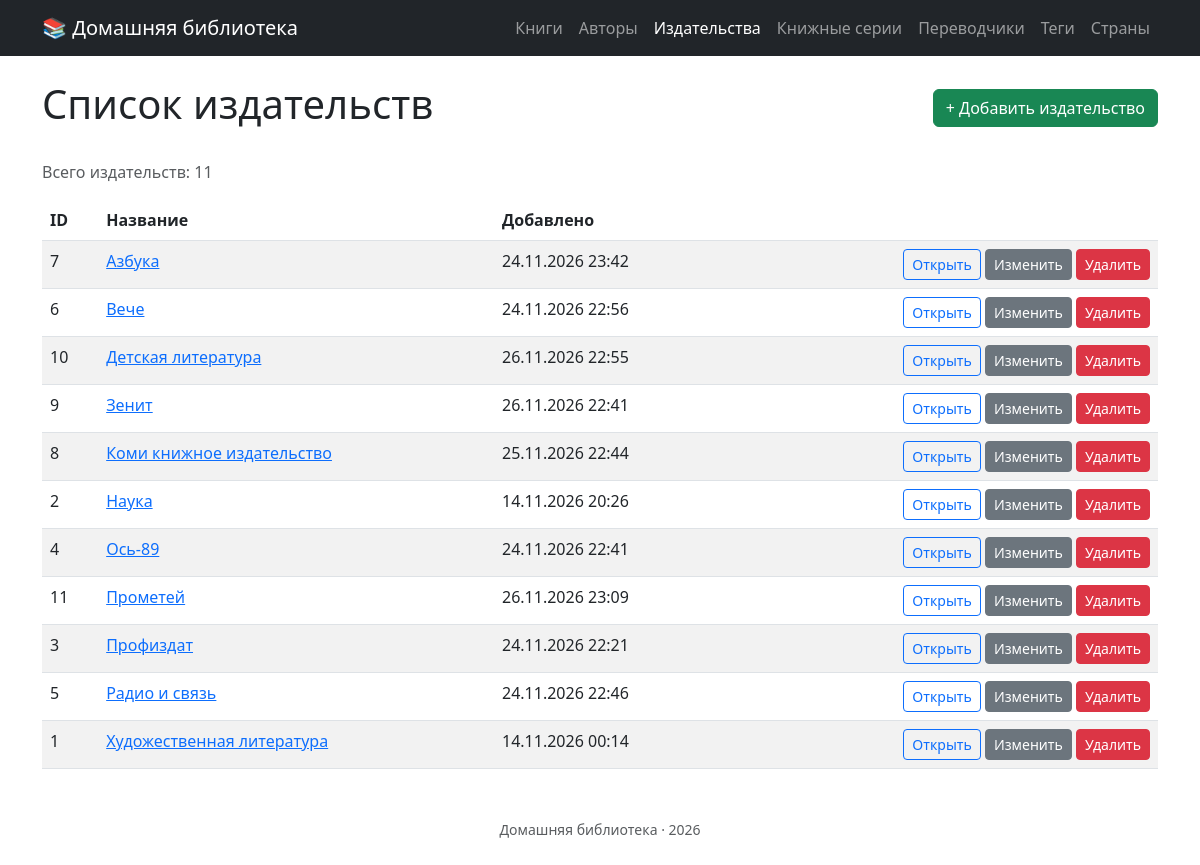
/publishers, run on the app's committed database.
### tables this page shows
CREATE TABLE `publishers` (
  `id` int unsigned NOT NULL AUTO_INCREMENT,
  `name` varchar(200) NOT NULL,
  `description` text,
  `created_at` datetime NOT NULL DEFAULT CURRENT_TIMESTAMP,
  `updated_at` datetime NOT NULL DEFAULT CURRENT_TIMESTAMP ON UPDATE CURRENT_TIMESTAMP,
  PRIMARY KEY (`id`),
  UNIQUE KEY `uq_publishers_name` (`name`)
);

### src/Presentation/View/render.php (called while the page is built, shortened)
<?php
function render(string $template, array $data = []): string
{
    extract($data, EXTR_SKIP);
    require BASE_PATH . "/src/Presentation/View/{$template}.php";
    return ob_get_clean();
}

### src/Presentation/Controller/PublisherController.php (called while the page is built, shortened)
<?php
final class PublisherController
{
    public function index(): void{
        $publishers = $this->publisherRepo->all();
        $total = $this->publisherRepo->count();
        $title = 'Список издательств';
        $data = [
            'publishers' => $publishers,
            'title' => $title,
            'total' => $total,
        ];
        $content = render('publisher/index', $data);
        require BASE_PATH . '/src/Presentation/View/layout.php';
    }
}

### public/index.php (called while the page is built, shortened)
<?php
require BASE_PATH . '/src/Presentation/View/render.php';
$pdo = new \PDO(
    'mysql:host=127.0.0.1;dbname=books;charset=utf8mb4',
    'root',
    '',
    [
        \PDO::ATTR_ERRMODE => \PDO::ERRMODE_EXCEPTION,
        \PDO::ATTR_DEFAULT_FETCH_MODE => \PDO::FETCH_ASSOC,
    ]
);
$bookRepo = new PdoBookRepository($pdo);
$authorRepo = new PdoAuthorRepository($pdo);
$countryRepo = new PdoCountryRepository($pdo);
$publisherRepo = new PdoPublisherRepository($pdo);
$seriesRepo = new PdoSeriesRepository($pdo);
$translatorRepo = new PdoTranslatorRepository($pdo);
$tagRepo = new PdoTagRepository($pdo);
$bookController = new BookController($bookRepo, $authorRepo, $countryRepo, $publisherRepo, $seriesRepo, $translatorRepo, $tagRepo);
$authorController = new AuthorController($bookRepo, $authorRepo);
$countryController = new CountryController($countryRepo);
$publisherController = new PublisherController($publisherRepo, $bookRepo, $authorRepo);
$seriesController = new SeriesController($seriesRepo, $bookRepo, $authorRepo);
$translatorController = new TranslatorController($translatorRepo, $bookRepo, $authorRepo);
$tagController = new TagController($tagRepo, $bookRepo, $authorRepo);
$router = new Router();
$router->get('/', function() {
    $title = 'Главная';
    $content = render('home');
    require BASE_PATH . '/src/Presentation/View/layout.php';
});
$router->get('/books', function() use($bookController){
    $bookController->index();
});
$router->get('/books/create', function () use ($bookController){
    $bookController->create();
});
$router->post('/books', function () use ($bookController) {
    $bookController->store();
});
$router->get('/books/{id}/edit', function ($id) use ($bookController){
    $bookController->edit((int) $id);
});
$router->post('/books/{id}', function ($id) use ($bookController) {
    $bookController->update((int) $id);
});
$router->post('/books/{id}/delete', function ($id) use ($bookController){
    $bookController->delete((int) $id);
});
$router->get('/books/{id}', function ($id) use ($bookController){
    $bookController->show((int) $id);
});
$router->get('/authors', function () use ($authorController) {
    $authorController->index();
});
$router->get('/authors/create', function () use ($authorController){
    $authorController->create();
});
$router->post('/authors', function () use ($authorController) {
    $authorController->store();
});
$router->get('/authors/{id}/edit', function ($id) use ($authorController){
    $authorController->edit((int) $id);
});
$router->post('/authors/{id}', function ($id) use ($authorController) {
    $authorController->update((int) $id);
});
$router->post('/authors/{id}/delete', function ($id) use ($authorController){
    $authorController->delete((int) $id);
});
$router->get('/authors/{id}', function ($id) use ($authorController) {
    $authorController->show((int) $id);
});
$router->get('/countries', function() use($countryController){
    $countryController->index();
});
$router->get('/countries/create', function() use($countryController){
    $countryController->create();
});
$router->post('/countries', function() use($countryController){
    $countryController->store();
});
$router->get('/countries/{id}/edit', function($id) use ($countryController){
    $countryController->edit((int) $id);
});
$router->post('/countries/{id}', function($id) use ($countryController){
    $countryController->update((int) $id);
});
$router->post('/countries/{id}/delete', function($id) use ($countryController){
    $countryController->delete((int) $id);
});
$router->get('/publishers', function () use ($publisherController) {
    $publisherController->index();
});
$router->get('/publishers/create', function () use ($publisherController) {
    $publisherController->create();
});
$router->post('/publishers', function () use ($publisherController) {
    $publisherController->store();
});
$router->get('/publishers/{id}/edit', function ($id) use ($publisherController) {
    $publisherController->edit((int) $id);
});
$router->post('/publishers/{id}', function ($id) use ($publisherController) {
    $publisherController->update((int) $id);
});
$router->post('/publishers/{id}/delete', function ($id) use ($publisherController) {
    $publisherController->delete((int) $id);
});
$router->get('/series', function () use ($seriesController) {
    $seriesController->index();
});
$router->get('/series/create', function () use ($seriesController) {
    $seriesController->create();
});
$router->post('/series', function () use ($seriesController) {
    $seriesController->store();
});
$router->get('/series/{id}/edit', function ($id) use ($seriesController) {
    $seriesController->edit((int) $id);
});
$router->post('/series/{id}', function ($id) use ($seriesController) {
    $seriesController->update((int) $id);
});
$router->post('/series/{id}/delete', function ($id) use ($seriesController) {
    $seriesController->delete((int) $id);
});
$router->get('/publishers/{id}', function ($id) use ($publisherController) {
    $publisherController->show((int) $id);
});
$router->get('/series/{id}', function ($id) use ($seriesController) {
    $seriesController->show((int) $id);
});
$router->get('/translators', function () use ($translatorController) {
    $translatorController->index();
});
$router->get('/translators/create', function () use ($translatorController) {
    $translatorController->create();
});
$router->post('/translators', function () use ($translatorController) {
    $translatorController->store();
});
$router->get('/translators/{id}/edit', function ($id) use ($translatorController) {
    $translatorController->edit((int) $id);
});
$router->post('/translators/{id}', function ($id) use ($translatorController) {
    $translatorController->update((int) $id);
});
$router->post('/translators/{id}/delete', function ($id) use ($translatorController) {
    $translatorController->delete((int) $id);
});
$router->get('/translators/{id}', function ($id) use ($translatorController) {
    $translatorController->show((int) $id);
});
$router->get('/tags', function () use ($tagController) {
    $tagController->index();
});
$router->get('/tags/create', function () use ($tagController) {
    $tagController->create();
});
$router->post('/tags', function () use ($tagController) {
    $tagController->store();
});
$router->get('/tags/{id}/edit', function ($id) use ($tagController) {
    $tagController->edit((int) $id);
});
$router->post('/tags/{id}', function ($id) use ($tagController) {
    $tagController->update((int) $id);
});
$router->post('/tags/{id}/delete', function ($id) use ($tagController) {
    $tagController->delete((int) $id);
});
$router->get('/tags/{id}', function ($id) use ($tagController) {
    $tagController->show((int) $id);
});
$router->run($_SERVER['REQUEST_URI'], $_SERVER['REQUEST_METHOD']);

### src/Infrastructure/Database/PdoPublisherRepository.php (called while the page is built, shortened)
<?php
final class PdoPublisherRepository implements PublisherRepositoryInterface
{
    public function all(int $limit = 100, int $offset = 0): array{
        $stmt = $this->pdo->prepare(
            "SELECT * FROM publishers ORDER BY name LIMIT :limit OFFSET :offset"
        );
        $stmt->bindValue('limit', (int)$limit, \PDO::PARAM_INT);
        $stmt->bindValue('offset', (int)$offset, \PDO::PARAM_INT);
        $stmt->execute();
        $rows = $stmt->fetchAll(\PDO::FETCH_ASSOC);
        $publishers = [];
        foreach($rows as $row){
            $publishers[] = Publisher::reconstitute(
                id: (int)$row['id'],
                name: $row['name'],
                description: $row['description'],
                createdAt: new \DateTimeImmutable($row['created_at']),
                updatedAt: new \DateTimeImmutable($row['updated_at'])
            );
        }
        return $publishers;
    }
    public function count(): int{
        $stmt = $this->pdo->prepare(
            "SELECT COUNT(*) FROM publishers"
        );
        $stmt->execute();
        return (int)$stmt->fetchColumn();
    }
}

### src/Domain/Publisher/Publisher.php (called while the page is built, shortened)
<?php
final class Publisher
{
    public static function reconstitute(
        int $id,
        string $name,
        ?string $description,
        \DateTimeImmutable $createdAt,
        \DateTimeImmutable $updatedAt
    ): self{
        return new self(
            id: $id,
            name: $name,
            description: $description,
            createdAt: $createdAt,
            updatedAt: $updatedAt
        );
    }
    public function id(): int{
        return $this->id;
    }
    public function name(): string{
        return $this->name;
    }
    public function createdAt(): \DateTimeImmutable{
        return $this->createdAt;
    }
}

### src/Presentation/View/publisher/index.php (the view)
<div class="d-flex justify-content-between align-items-center mb-4">
    <h1><?= htmlspecialchars($title) ?></h1>
    <a href="/publishers/create" class="btn btn-success">+ Добавить издательство</a>
</div>
<?php if ($publishers === []): ?>
    <div class="alert alert-info">Пока нет издательств.</div>
<?php else: ?>
    <p class="text-muted">Всего издательств: <?= $total ?></p>
    <table class="table table-striped table-hover">
        <thead>
        <tr>
            <th>ID</th>
            <th>Название</th>
            <th>Добавлено</th>
            <th></th>
        </tr>
        </thead>
        <tbody>
        <?php foreach ($publishers as $publisher): ?>
            <tr>
                <td><?= $publisher->id() ?></td>
                <td><a href="/publishers/<?= $publisher->id() ?>"><?= htmlspecialchars($publisher->name()) ?></a></td>
                <td><?= $publisher->createdAt()->format('d.m.Y H:i') ?></td>
                <td class="text-end">
                    <a href="/publishers/<?= $publisher->id() ?>" class="btn btn-sm btn-outline-primary">Открыть</a>
                    <a href="/publishers/<?= $publisher->id() ?>/edit" class="btn btn-sm btn-secondary">Изменить</a>
                    <form action="/publishers/<?= $publisher->id() ?>/delete" method="post" class="d-inline" onsubmit="return confirm('Удалить издательство?')">
                        <button type="submit" class="btn btn-sm btn-danger">Удалить</button>
                    </form>
                </td>
            </tr>
        <?php endforeach; ?>
        </tbody>
    </table>
<?php endif; ?>

### src/Presentation/Router.php (shortened to what this page needs)
<?php
final class Router
{
    private array $routes = [];
    public function  get(string $path, callable $handler): void{
        $this->routes['GET'][$path] = $handler;
    }
    public function post(string $path, callable $handler): void{
        $this->routes['POST'][$path] = $handler;
    }
    public function run(string $uri, string $method = 'GET'): void{
        $path = parse_url($uri, PHP_URL_PATH);
        foreach($this->routes[$method] as $route => $handler){
            $pattern = preg_replace('#\{[^}]+\}#', '([^/]+)', $route);
            $pattern = '#^' . $pattern . '$#';
            if (preg_match($pattern, $path, $matches)) {
                array_shift($matches);
                $handler(...$matches);
                return;
            }
        }
    }
}

### data on the page
publishers: id "7", name "Азбука", format "24.11.2026 23:42"
publishers: id "6", name "Вече", format "24.11.2026 22:56"
publishers: id "10", name "Детская литература", format "26.11.2026 22:55"
publishers: id "9", name "Зенит", format "26.11.2026 22:41"
publishers: id "8", name "Коми книжное издательство", format "25.11.2026 22:44"
publishers: id "2", name "Наука", format "14.11.2026 20:26"
publishers: id "4", name "Ось-89", format "24.11.2026 22:41"
publishers: id "11", name "Прометей", format "26.11.2026 23:09"
publishers: id "3", name "Профиздат", format "24.11.2026 22:21"
publishers: id "5", name "Радио и связь", format "24.11.2026 22:46"
publishers: id "1", name "Художественная литература", format "14.11.2026 00:14"

### other printed values
$item['label'] "Книги"
$item['label'] "Авторы"
$item['label'] "Издательства"
$item['label'] "Книжные серии"
$item['label'] "Переводчики"
$item['label'] "Теги"
$item['label'] "Страны"
$total "11"
